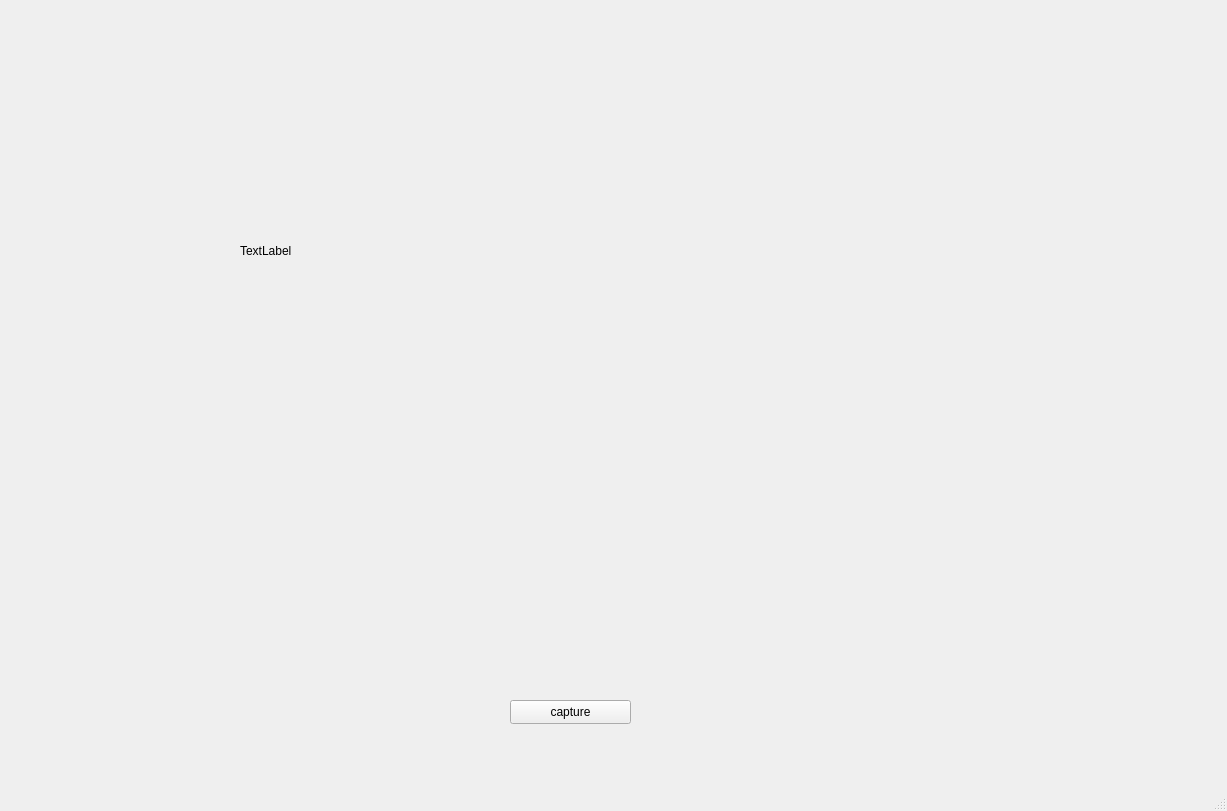
<?xml version="1.0" encoding="UTF-8"?>
<ui version="4.0">
 <class>MainWindow</class>
 <widget class="QMainWindow" name="MainWindow">
  <property name="geometry">
   <rect>
    <x>0</x>
    <y>0</y>
    <width>1227</width>
    <height>811</height>
   </rect>
  </property>
  <property name="windowTitle">
   <string>MainWindow</string>
  </property>
  <widget class="QWidget" name="centralwidget">
   <widget class="QPushButton" name="capture">
    <property name="geometry">
     <rect>
      <x>510</x>
      <y>700</y>
      <width>121</width>
      <height>24</height>
     </rect>
    </property>
    <property name="styleSheet">
     <string notr="true">font: 9pt &quot;Showcard Gothic&quot;;</string>
    </property>
    <property name="text">
     <string>capture</string>
    </property>
    <property name="checkable">
     <bool>false</bool>
    </property>
    <property name="autoRepeat">
     <bool>false</bool>
    </property>
   </widget>
   <widget class="QLabel" name="label">
    <property name="geometry">
     <rect>
      <x>240</x>
      <y>-10</y>
      <width>1001</width>
      <height>521</height>
     </rect>
    </property>
    <property name="sizePolicy">
     <sizepolicy hsizetype="Fixed" vsizetype="Fixed">
      <horstretch>0</horstretch>
      <verstretch>0</verstretch>
     </sizepolicy>
    </property>
    <property name="text">
     <string>TextLabel</string>
    </property>
   </widget>
  </widget>
  <widget class="QMenuBar" name="menubar">
   <property name="geometry">
    <rect>
     <x>0</x>
     <y>0</y>
     <width>1227</width>
     <height>33</height>
    </rect>
   </property>
  </widget>
  <widget class="QStatusBar" name="statusbar"/>
 </widget>
 <resources/>
 <connections/>
</ui>
